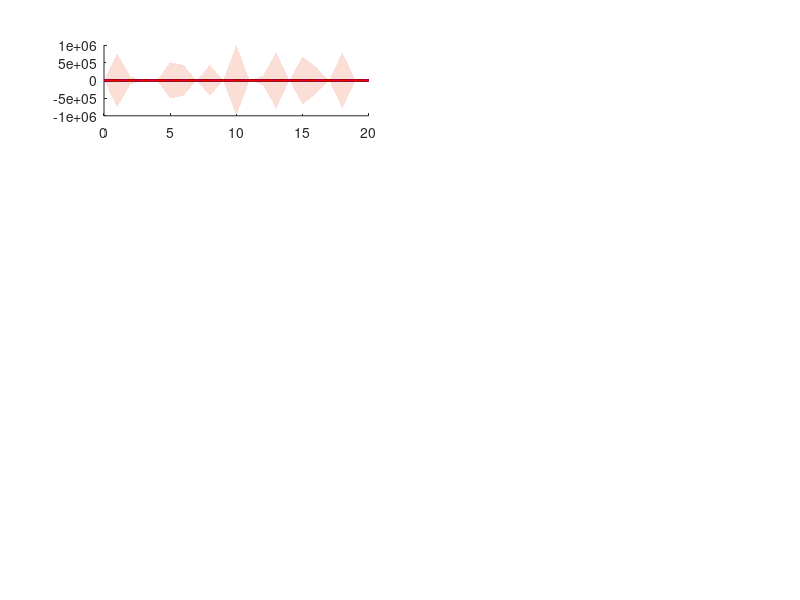

MATLAB code for this plot: (Note: this script raises an error after producing the figure.)
%%  IRF via Local Projections: Direct Shock vs Aggregate Shock
%%  -------------------------------------------------------------------
%%  Compares two LP estimators:
%%    (1) Direct LP   – uses diagonal Omega_direct * eps_t as regressors
%%    (2) Aggregate LP – uses full Omega_true * eps_t as regressors,
%%                       then maps coefficients back to structural shocks
%%  Both are plotted against the true population IRF.
%%  Outcomes: Unemployment, Inflation
%%  Shocks:   FP, MP, TFP, Oil, Crisis (5 total)
%%  -------------------------------------------------------------------
clear; clc; rng(42);

%% ── Parameters ──────────────────────────────────────────────────────
T   = 600;   % sample size
K   = 4;     % number of regular structural shocks (Crisis handled separately)
N   = 2;     % number of outcomes (Unemployment, Inflation)
H   = 20;    % max horizon for IRFs
p   = 4;     % lag order used as LP controls
rho = 0.70;  % AR(1) persistence in the DGP

shock_names   = {'FP','MP','TFP','Oil','Crisis'};
outcome_names = {'Unemployment','Inflation'};

%% ── True structural parameters ───────────────────────────────────────
%  Omega_true (5×5): weights that combine structural shocks into
%  aggregate components.  Each row defines one aggregate component.
Omega_true = [0.80 0.20 0.10 0.30 0.00;
              0.10 0.90 0.20 0.10 0.30;
              0.20 0.10 0.70 0.20 0.10;
              0.30 0.20 0.10 0.80 0.20;
              0.00 0.10 0.20 0.10 0.90];  % 5×5

%  A0_true (2×5): contemporaneous responses of outcomes to aggregate
%  components.
A0_true = [ 0.50 -0.30  0.40 -0.20 -0.50;   % Unemployment
           -0.30  0.20 -0.20  0.30  0.40];   % Inflation

%  True IRF at horizon h: IRF(h) = rho^h * A0_true * Omega_true  (2×5)
true_irf = zeros(N, K+1, H+1);
for h = 0:H
    true_irf(:,:,h+1) = (rho^h) * A0_true * Omega_true;
end

%% ── DGP: simulate structural shocks and outcomes ─────────────────────
crises_shock        = zeros(T,1);
crises_shock(end,1) = 1;                      % one-time crisis at t = T

eps  = [randn(T, K), crises_shock];           % T×(K+1)  structural shocks
aggr = eps * Omega_true';                      % T×(K+1)  aggregate shocks

rng(42);   % reset seed so outcomes are reproducible

unemp  = zeros(T,1);   inf_rate = zeros(T,1);
unemp(1)    = 6;        % starting unemployment rate (%)
inf_rate(1) = 2;        % starting inflation rate (%)

for t = 2:T
    unemp(t)    = 0.5 + 0.9*unemp(t-1)    + 0.5*randn();
    inf_rate(t) = 0.5 + 0.8*inf_rate(t-1) + 0.4*randn();
end

Y = [unemp, inf_rate];  % T×N

%% ── Diagonal (direct) mixing matrix ─────────────────────────────────
%  Omega_direct: same diagonal as Omega_true, off-diagonal set to zero.
%  This corresponds to the "direct shock" identification in the image:
%    agg_eps_t = Omega_direct * eps_t
Omega_direct = diag(diag(Omega_true));  % 5×5 diagonal matrix

%% ── OLS helper ───────────────────────────────────────────────────────
%  Returns OLS coefficients b and heteroskedasticity-robust (HC0) SEs.
ols = @(X,y) deal( ...
    (X'*X)\(X'*y), ...
    sqrt(diag( ((X'*X)\(X'*(diag((y - X*((X'*X)\(X'*y))).^2)*X)))/(X'*X) )) );

%% ── (1) Direct LP ────────────────────────────────────────────────────
%  Regressor: s_direct_t = Omega_direct * eps_t
%             In matrix form: S_direct = eps * Omega_direct  (T×(K+1))
%             (Omega_direct is symmetric so no transpose needed)
%
%  LP specification at horizon h:
%    Y_{t+h} - Y_{t-1} = c + beta_h * s_direct_t + gamma_h * Y_lags + u_t
%
%  IRF_dir(n,k,h) = beta_h[n,k]  (direct response of outcome n to shock k)

S_direct = eps * Omega_direct;  % T×(K+1)

IRF_dir    = zeros(N, K+1, H+1);
IRF_dir_se = zeros(N, K+1, H+1);

for h = 0:H
    t0   = p + 1;  t1 = T - h;
    Teff = t1 - t0 + 1;

    dep    = Y(t0+h : t1+h, :) - Y(t0-1 : t1-1, :);  % Teff×N
    X_sh   = S_direct(t0:t1, :);                       % Teff×(K+1)

    X_ctrl = zeros(Teff, N*p);
    for l = 1:p
        X_ctrl(:, (l-1)*N+1 : l*N) = Y(t0-l : t1-l, :);
    end

    X = [ones(Teff,1), X_sh, X_ctrl];  % Teff × (1+(K+1)+N*p)

    for n = 1:N
        [b, se]              = ols(X, dep(:,n));
        IRF_dir(n,:,h+1)    = b(2 : K+2)';
        IRF_dir_se(n,:,h+1) = se(2 : K+2)';
    end
end

%% ── (2) Aggregate LP ─────────────────────────────────────────────────
%  Regressor: s_aggr_t = Omega_true * eps_t
%             In matrix form: S_aggr = eps * Omega_true'  (T×(K+1))
%
%  LP specification at horizon h:
%    Y_{t+h} - Y_{t-1} = c + A_h * s_aggr_t + gamma_h * Y_lags + u_t
%
%  A_h is N×(K+1).  The structural IRF is:
%    IRF_agg(:,:,h+1) = A_h * Omega_true
%  because s_aggr = Omega_true * eps  =>  A_h * s_aggr = A_h*Omega_true * eps

S_aggr = eps * Omega_true';  % T×(K+1)

IRF_agg    = zeros(N, K+1, H+1);
IRF_agg_se = zeros(N, K+1, H+1);

for h = 0:H
    t0   = p + 1;  t1 = T - h;
    Teff = t1 - t0 + 1;

    dep    = Y(t0+h : t1+h, :) - Y(t0-1 : t1-1, :);  % Teff×N
    X_ag   = S_aggr(t0:t1, :);                         % Teff×(K+1)

    X_ctrl = zeros(Teff, N*p);
    for l = 1:p
        X_ctrl(:, (l-1)*N+1 : l*N) = Y(t0-l : t1-l, :);
    end

    X = [ones(Teff,1), X_ag, X_ctrl];  % Teff × (1+(K+1)+N*p)

    A_h    = zeros(N, K+1);
    A_h_se = zeros(N, K+1);
    for n = 1:N
        [b, se]     = ols(X, dep(:,n));
        A_h(n,:)    = b(2 : K+2)';
        A_h_se(n,:) = se(2 : K+2)';
    end

    % Map aggregate-space coefficients back to structural shocks
    IRF_agg(:,:,h+1)    = A_h    * Omega_true;
    IRF_agg_se(:,:,h+1) = A_h_se * abs(Omega_true);  % conservative delta-method
end

%% ── Plotting ─────────────────────────────────────────────────────────
hz  = 0:H;          % horizon axis
ci  = 1.645;        % 90% confidence interval multiplier

fig = figure('Units','normalized','Position',[0 0 1 1]);

for k = 1 : K+1
    for n = 1:N
        idx = (k-1)*N + n;
        ax  = subplot(K+1, N, idx);

        tr      = squeeze(true_irf(n,k,:));
        dir_pt  = squeeze(IRF_dir(n,k,:));
        agg_pt  = squeeze(IRF_agg(n,k,:));
        dir_lo  = dir_pt - ci * squeeze(IRF_dir_se(n,k,:));
        dir_hi  = dir_pt + ci * squeeze(IRF_dir_se(n,k,:));
        agg_lo  = agg_pt - ci * squeeze(IRF_agg_se(n,k,:));
        agg_hi  = agg_pt + ci * squeeze(IRF_agg_se(n,k,:));

        hold(ax,'on');

        % 90% CI shading
        fill([hz, fliplr(hz)], [dir_lo', fliplr(dir_hi')], ...
             [0.18 0.55 0.95], 'FaceAlpha',0.20, 'EdgeColor','none');
        fill([hz, fliplr(hz)], [agg_lo', fliplr(agg_hi')], ...
             [0.92 0.35 0.20], 'FaceAlpha',0.20, 'EdgeColor','none');

        % Point estimates and true IRF
        plot(hz, tr,     'k-',  'LineWidth',2.0);
        plot(hz, dir_pt, 'b--', 'LineWidth',1.5);
        plot(hz, agg_pt, 'r-',  'LineWidth',1.5);
        yline(0, 'Color',[0.5 0.5 0.5], 'LineStyle',':', 'LineWidth',0.8);

        hold(ax,'off');
        title(sprintf('%s  \\rightarrow  %s', shock_names{k}, outcome_names{n}), ...
              'FontSize',8,'FontWeight','bold');
        xlabel('Horizon (quarters)','FontSize',7);
        ylabel('Response','FontSize',7);
        xlim([0 H]);
        grid on;  box on;

        if idx == 1
            legend('Direct LP 90% CI','Aggr LP 90% CI', ...
                   'True IRF','Direct LP','Aggregate LP', ...
                   'Location','best','FontSize',6);
        end
    end
end

sgtitle('IRFs via Local Projections: Direct Shock vs Aggregate Shock', ...
        'FontSize',13,'FontWeight','bold');

saveas(fig, 'irf_direct_vs_aggregate.png');
fprintf('IRF plot saved to irf_direct_vs_aggregate.png\n');
